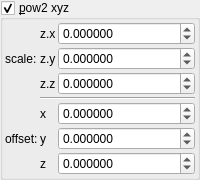
    <widget class="MyGroupBox" name="groupCheck_transf_function_enabled">
     <property name="title">
      <string>&amp;pow2 xyz</string>
     </property>
     <property name="checkable">
      <bool>true</bool>
     </property>
     <layout class="QVBoxLayout" name="verticalLayout_13" stretch="0">
      <property name="spacing">
       <number>2</number>
      </property>
      <property name="leftMargin">
       <number>2</number>
      </property>
      <property name="topMargin">
       <number>2</number>
      </property>
      <property name="rightMargin">
       <number>2</number>
      </property>
      <property name="bottomMargin">
       <number>2</number>
      </property>
      <item>
       <layout class="QGridLayout" name="gridLayout_29" columnstretch="0,0,0,1">
        <property name="spacing">
         <number>2</number>
        </property>
        <item row="1" column="3">
         <widget class="MyDoubleSpinBox" name="spinbox3_transf_constant_multiplier_122_y">
          <property name="sizePolicy">
           <sizepolicy hsizetype="Minimum" vsizetype="Maximum">
            <horstretch>0</horstretch>
            <verstretch>0</verstretch>
           </sizepolicy>
          </property>
          <property name="prefix">
           <string/>
          </property>
          <property name="suffix">
           <string/>
          </property>
          <property name="decimals">
           <number>6</number>
          </property>
          <property name="minimum">
           <double>-99.989999999999995</double>
          </property>
          <property name="maximum">
           <double>99.989999999999995</double>
          </property>
          <property name="singleStep">
           <double>0.100000000000000</double>
          </property>
         </widget>
        </item>
        <item row="5" column="3">
         <widget class="MyDoubleSpinBox" name="spinbox3_transf_addition_constant_y">
          <property name="sizePolicy">
           <sizepolicy hsizetype="Minimum" vsizetype="Maximum">
            <horstretch>0</horstretch>
            <verstretch>0</verstretch>
           </sizepolicy>
          </property>
          <property name="prefix">
           <string/>
          </property>
          <property name="suffix">
           <string/>
          </property>
          <property name="decimals">
           <number>6</number>
          </property>
          <property name="minimum">
           <double>-99.989999999999995</double>
          </property>
          <property name="maximum">
           <double>99.989999999999995</double>
          </property>
          <property name="singleStep">
           <double>0.100000000000000</double>
          </property>
         </widget>
        </item>
        <item row="2" column="3">
         <widget class="MyDoubleSpinBox" name="spinbox3_transf_constant_multiplier_122_z">
          <property name="sizePolicy">
           <sizepolicy hsizetype="Minimum" vsizetype="Maximum">
            <horstretch>0</horstretch>
            <verstretch>0</verstretch>
           </sizepolicy>
          </property>
          <property name="prefix">
           <string/>
          </property>
          <property name="suffix">
           <string/>
          </property>
          <property name="decimals">
           <number>6</number>
          </property>
          <property name="minimum">
           <double>-99.989999999999995</double>
          </property>
          <property name="maximum">
           <double>99.989999999999995</double>
          </property>
          <property name="singleStep">
           <double>0.100000000000000</double>
          </property>
         </widget>
        </item>
        <item row="0" column="3">
         <widget class="MyDoubleSpinBox" name="spinbox3_transf_constant_multiplier_122_x">
          <property name="sizePolicy">
           <sizepolicy hsizetype="Minimum" vsizetype="Maximum">
            <horstretch>0</horstretch>
            <verstretch>0</verstretch>
           </sizepolicy>
          </property>
          <property name="prefix">
           <string/>
          </property>
          <property name="suffix">
           <string/>
          </property>
          <property name="decimals">
           <number>6</number>
          </property>
          <property name="minimum">
           <double>-99.989999999999995</double>
          </property>
          <property name="maximum">
           <double>99.989999999999995</double>
          </property>
          <property name="singleStep">
           <double>0.100000000000000</double>
          </property>
         </widget>
        </item>
        <item row="3" column="2" colspan="2">
         <widget class="Line" name="line_53">
          <property name="orientation">
           <enum>Qt::Horizontal</enum>
          </property>
         </widget>
        </item>
        <item row="4" column="2">
         <widget class="QLabel" name="label_112">
          <property name="text">
           <string notr="true">x</string>
          </property>
         </widget>
        </item>
        <item row="1" column="2">
         <widget class="QLabel" name="label_90">
          <property name="text">
           <string notr="true">z.y</string>
          </property>
         </widget>
        </item>
        <item row="1" column="1">
         <widget class="QLabel" name="label_91">
          <property name="text">
           <string>scale:</string>
          </property>
         </widget>
        </item>
        <item row="0" column="2">
         <widget class="QLabel" name="label_93">
          <property name="text">
           <string notr="true">z.x</string>
          </property>
         </widget>
        </item>
        <item row="2" column="2">
         <widget class="QLabel" name="label_98">
          <property name="text">
           <string notr="true">z.z</string>
          </property>
         </widget>
        </item>
        <item row="4" column="3">
         <widget class="MyDoubleSpinBox" name="spinbox3_transf_addition_constant_x">
          <property name="sizePolicy">
           <sizepolicy hsizetype="Minimum" vsizetype="Maximum">
            <horstretch>0</horstretch>
            <verstretch>0</verstretch>
           </sizepolicy>
          </property>
          <property name="prefix">
           <string/>
          </property>
          <property name="suffix">
           <string/>
          </property>
          <property name="decimals">
           <number>6</number>
          </property>
          <property name="minimum">
           <double>-99.989999999999995</double>
          </property>
          <property name="maximum">
           <double>99.989999999999995</double>
          </property>
          <property name="singleStep">
           <double>0.100000000000000</double>
          </property>
         </widget>
        </item>
        <item row="6" column="3">
         <widget class="MyDoubleSpinBox" name="spinbox3_transf_addition_constant_z">
          <property name="sizePolicy">
           <sizepolicy hsizetype="Minimum" vsizetype="Maximum">
            <horstretch>0</horstretch>
            <verstretch>0</verstretch>
           </sizepolicy>
          </property>
          <property name="prefix">
           <string/>
          </property>
          <property name="suffix">
           <string/>
          </property>
          <property name="decimals">
           <number>6</number>
          </property>
          <property name="minimum">
           <double>-99.989999999999995</double>
          </property>
          <property name="maximum">
           <double>99.989999999999995</double>
          </property>
          <property name="singleStep">
           <double>0.100000000000000</double>
          </property>
         </widget>
        </item>
        <item row="5" column="2">
         <widget class="QLabel" name="label_113">
          <property name="text">
           <string notr="true">y</string>
          </property>
         </widget>
        </item>
        <item row="6" column="2">
         <widget class="QLabel" name="label_114">
          <property name="text">
           <string notr="true">z</string>
          </property>
         </widget>
        </item>
        <item row="5" column="1">
         <widget class="QLabel" name="label_255">
          <property name="text">
           <string>offset:</string>
          </property>
         </widget>
        </item>
       </layout>
      </item>
     </layout>
    </widget>
